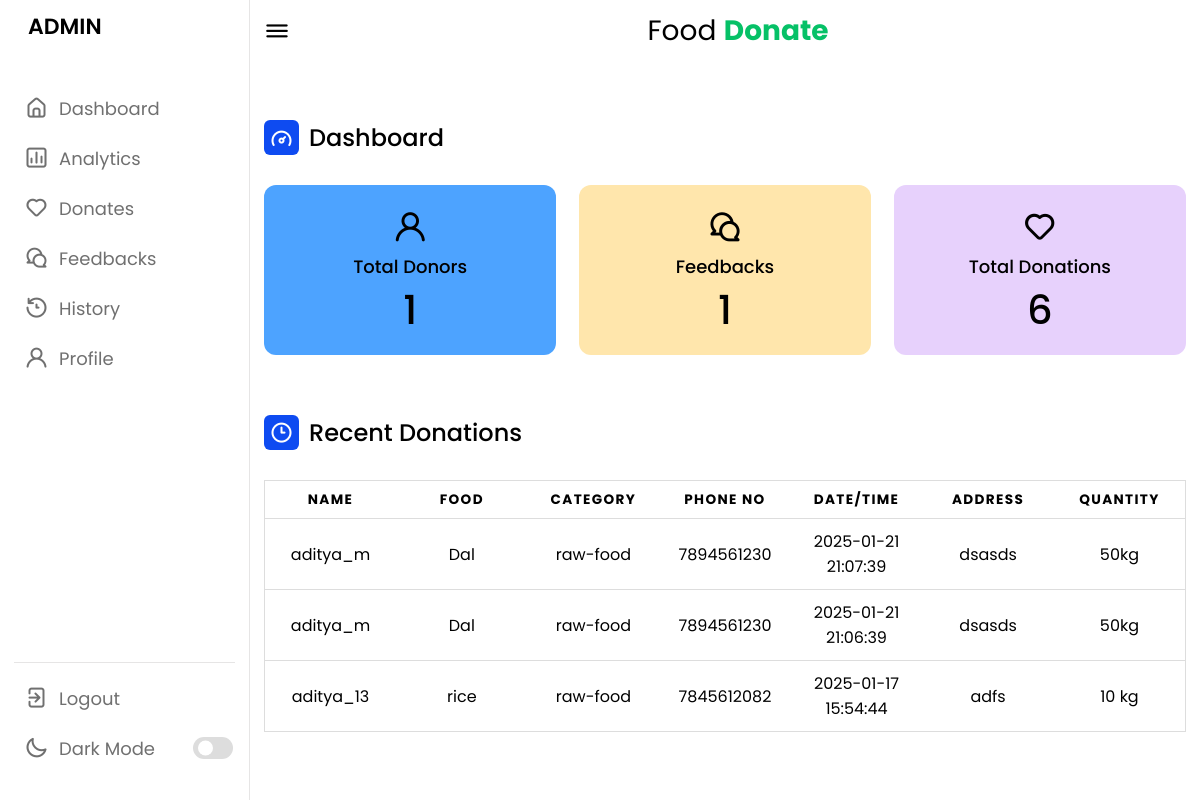
Page /admin/admin.php (signed in) on the earlier database version.
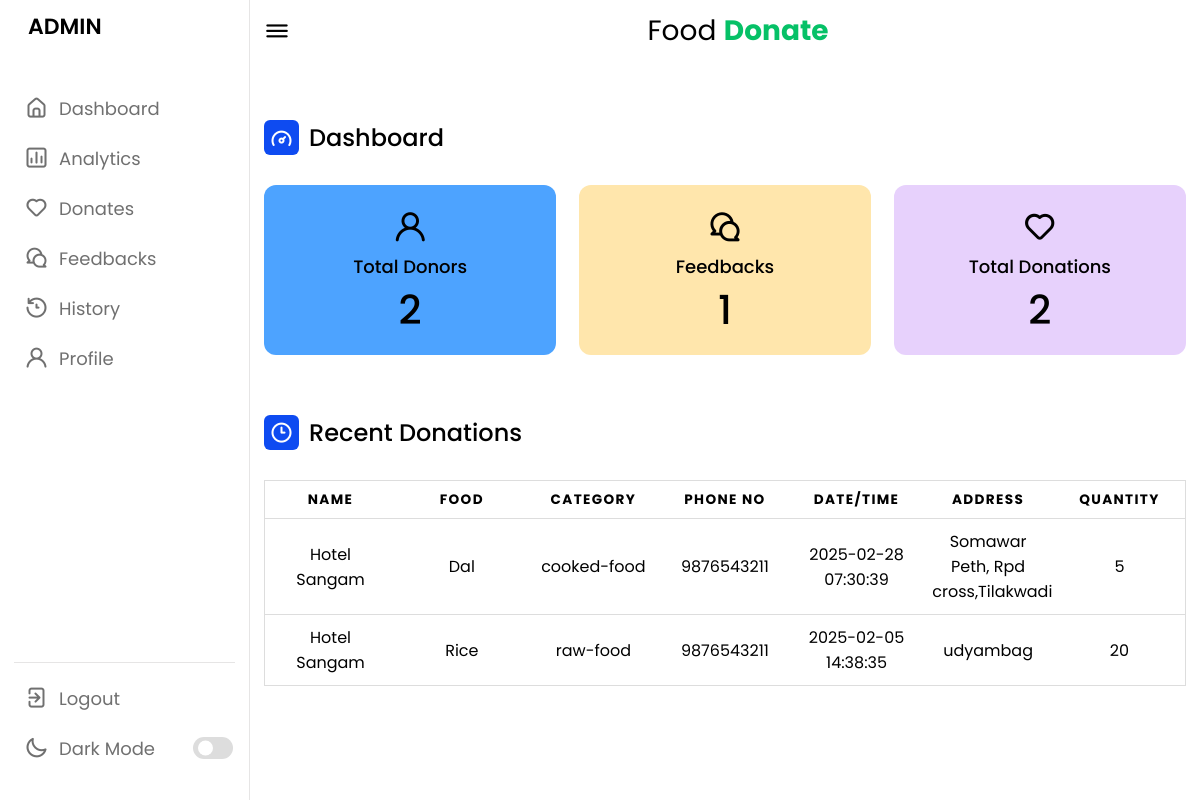
Same page on the later database version.
### tables this page shows
CREATE TABLE `food_donations` (
  `Fid` int(11) NOT NULL,
  `name` varchar(50) NOT NULL,
  `email` varchar(60) NOT NULL,
  `food` varchar(50) NOT NULL,
  `type` text NOT NULL,
  `category` text NOT NULL,
  `quantity` int(11) NOT NULL,
  `date` datetime DEFAULT current_timestamp(),
  `address` text NOT NULL,
  `location` varchar(50) NOT NULL,
  `phoneno` varchar(25) NOT NULL,
  `status` varchar(20) DEFAULT 'Pending' CHECK (`status` in ('Pending','Received'))
);

### admin/admin.php (the view, shortened to what the changed rows need)
<!DOCTYPE html>
<html lang="en">
<head>
    <link rel="stylesheet" href="https://cdnjs.cloudflare.com/ajax/libs/font-awesome/4.7.0/css/font-awesome.min.css">
    <link rel="stylesheet" href="admin.css">
    <link rel="stylesheet" href="https://unicons.iconscout.com/release/v4.0.0/css/line.css">
    <?php
    $connection = mysqli_connect("localhost:3306", "root", "", "food_donate");
    ?>
</head>
<body>
    <section class="dashboard">
        <div class="dash-content">
            <div class="overview">
                <div class="boxes">
                    <div class="box box1">
                        <i class="uil uil-user"></i>
                        <span class="text">Total Donors</span>
                        <?php
                        $query = "SELECT count(*) as count FROM  login";
                        $result = mysqli_query($connection, $query);
                        $row = mysqli_fetch_assoc($result);
                        echo "<span class=\"number\">" . $row['count'] . "</span>";
                        ?>
                    </div>
                    <div class="box box3">
                        <i class="uil uil-heart"></i>
                        <span class="text">Total Donations</span>
                        <?php
                        $query = "SELECT count(*) as count FROM food_donations";
                        $result = mysqli_query($connection, $query);
                        $row = mysqli_fetch_assoc($result);
                        echo "<span class=\"number\">" . $row['count'] . "</span>";
                        ?>
                    </div>
                </div>
            </div>
            <div class="activity">
                <div class="get">
                    <?php
                    $sql = "SELECT * FROM food_donations ORDER BY date DESC LIMIT 3";
                    $result = mysqli_query($connection, $sql);
                    $data = array();
                    while ($row = mysqli_fetch_assoc($result)) {
                        $data[] = $row;
                    }
                    ?>
                    <div class="table-container">
                        <div class="table-wrapper">
                            <table class="table">
                                <thead>
                                    <tr>
                                        <th>Name</th>
                                        <th>Food</th>
                                        <th>Category</th>
                                        <th>Phone No</th>
                                        <th>Date/Time</th>
                                        <th>Address</th>
                                        <th>Quantity</th>
                                    </tr>
                                </thead>
                                <tbody>
                                    <?php
                                    if (empty($data)) {
                                        echo "<tr><td colspan='7' style='text-align: center;'>No recent donations found</td></tr>";
                                    } else {
                                        foreach ($data as $row) {
                                            echo "<tr>";
                                            echo "<td data-label=\"name\">" . htmlspecialchars($row['name']) . "</td>";
                                            echo "<td data-label=\"food\">" . htmlspecialchars($row['food']) . "</td>";
                                            echo "<td data-label=\"category\">" . htmlspecialchars($row['category']) . "</td>";
                                            echo "<td data-label=\"phoneno\">" . htmlspecialchars($row['phoneno']) . "</td>";
                                            echo "<td data-label=\"date\">" . htmlspecialchars($row['date']) . "</td>";
                                            echo "<td data-label=\"Address\">" . htmlspecialchars($row['address']) . "</td>";
                                            echo "<td data-label=\"quantity\">" . htmlspecialchars($row['quantity']) . "</td>";
                                            echo "</tr>";
                                        }
                                    }
                                    ?>
                                </tbody>
                            </table>
                        </div>
                    </div>
                </div>
            </div>
        </div>
    </section>
</body>
</html>

Differences in the rows shown:
removed food_donations: name "aditya_m", food "Dal", category "raw-food", phoneno "7894561230", date "2025-01-21 21:07:39", address "dsasds", quantity "50kg"
removed food_donations: name "aditya_m", food "Dal", category "raw-food", phoneno "7894561230", date "2025-01-21 21:06:39", address "dsasds", quantity "50kg"
removed food_donations: name "aditya_13", food "rice", category "raw-food", phoneno "7845612082", date "2025-01-17 15:54:44", address "adfs", quantity "10 kg"
added food_donations: name "Hotel Sangam", food "Dal", category "cooked-food", phoneno "9876543211", date "2025-02-28 07:30:39", address "Somawar Peth, Rpd cross,Tilakwadi", quantity "5"
added food_donations: name "Hotel Sangam", food "Rice", category "raw-food", phoneno "9876543211", date "2025-02-05 14:38:35", address "udyambag", quantity "20"
Other differences:
$row['count']: "1" → "2"
$row['count']: "6" → "2"
